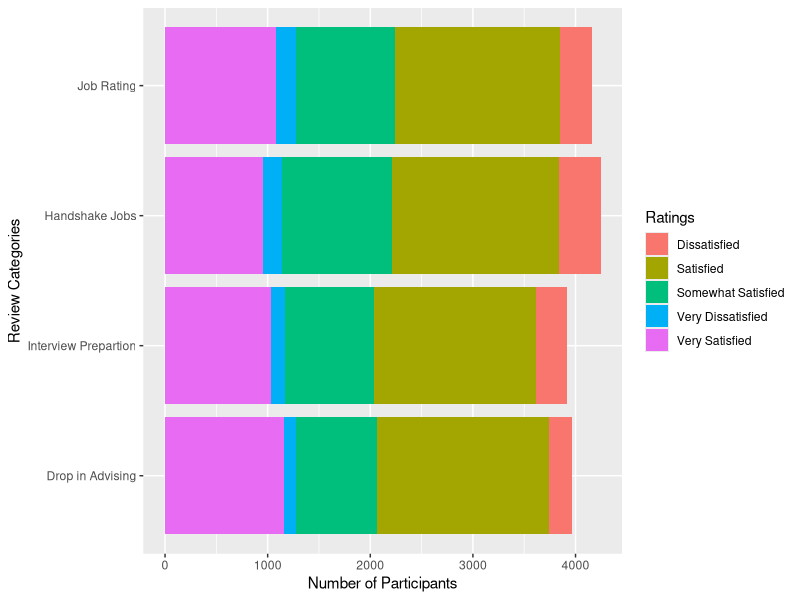
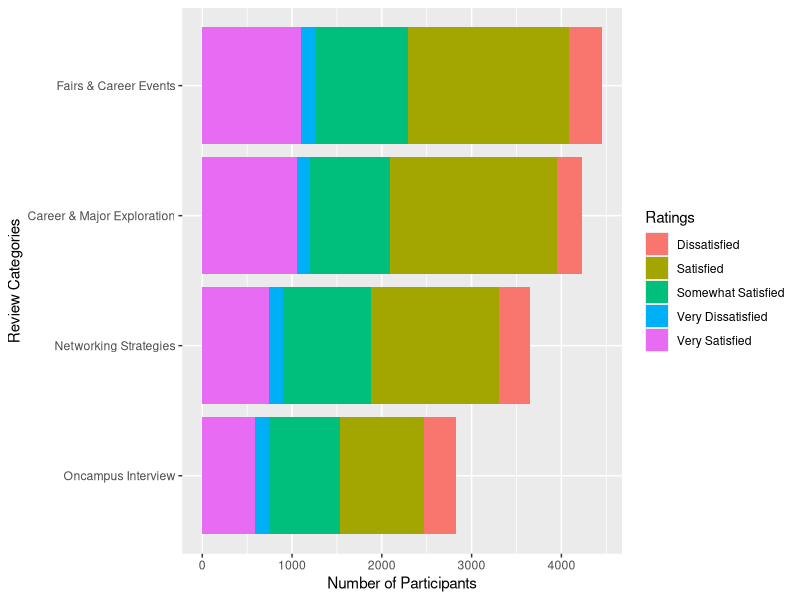
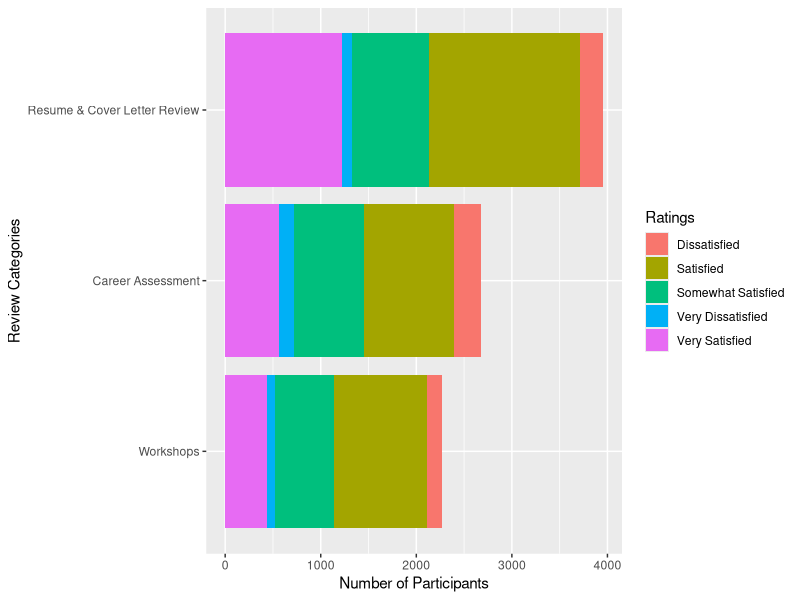

Generate these figures, in order, with R:
## ---- chunk 1
knitr::opts_chunk$set(echo = FALSE)
## ---- chunk 2
library(tidyverse)
library(dplyr)
test_alumni <- read_csv("data/alumni_data.csv")
grouped_CC_review<-test_alumni %>% 
  group_by(CC_job_Rating) %>% 
    filter(CC_job_Rating !="NA")%>% 
  summarise(n = n()) %>%
arrange(desc(n))

temp1<-test_alumni %>% 
  group_by(CC_Drop_in_Advising_CareerLab) %>% 
  summarise(n = n()) %>%
  filter(CC_Drop_in_Advising_CareerLab !="NA")%>% 
arrange(desc(n))
temp1<-temp1%>%rename(CC_job_Rating= CC_Drop_in_Advising_CareerLab) 
everything <-rbind(grouped_CC_review,temp1)

temp2<-test_alumni %>% 
  group_by(CC_Handshake_Jobs) %>% 
  filter(CC_Handshake_Jobs !="NA")%>% 
  summarise(n = n()) %>%
arrange(desc(n))
temp2<-temp2%>%rename(CC_job_Rating= CC_Handshake_Jobs) 
everything <-rbind(everything,temp2)

temp3<-test_alumni %>% 
  group_by(CC_Interview_Preparation) %>% 
  filter(CC_Interview_Preparation !="NA")%>% 
  summarise(n = n()) %>%
arrange(desc(n))
temp3<-temp3%>%rename(CC_job_Rating= CC_Interview_Preparation) 
everything <-rbind(everything,temp3)
everything<-everything%>%rename(Ratings= CC_job_Rating) 
everything$Question <- c('Job Rating'
                            ,'Job Rating'
                            ,'Job Rating'
                            ,'Job Rating'
                            ,'Job Rating'
                           
                            ,'Drop in Advising'
                            ,'Drop in Advising'
                            ,'Drop in Advising'
                            ,'Drop in Advising'
                            ,'Drop in Advising'
                           
                            
                            ,'Handshake Jobs'
                            ,'Handshake Jobs'
                            ,'Handshake Jobs'
                            ,'Handshake Jobs'
                            ,'Handshake Jobs'
                         
                            ,'Interview Prepartion'
                            ,'Interview Prepartion'
                            ,'Interview Prepartion'
                            ,'Interview Prepartion'
                            ,'Interview Prepartion'
                         
                            
                            
)
everything %>%
  ggplot(aes(x=forcats::fct_reorder(Question,n),y=n, fill=Ratings)) +
  geom_col() + 
  coord_flip() + 
  labs(x="Review Categories", y="Number of Participants")
## ---- chunk 3
library(tidyverse)
library(dplyr)
test_alumni <- read_csv("data/alumni_data.csv")
grouped_CC_review1<-test_alumni %>%  
  group_by(CC_Oncampus_Interview) %>% 
    filter(CC_Oncampus_Interview !="NA")%>% 
  summarise(n = n()) %>%
arrange(desc(n))

temp3<-test_alumni %>% 
  group_by(CC_Networking_Strategies) %>% 
  summarise(n = n()) %>%
  filter(CC_Networking_Strategies !="NA")%>% 
arrange(desc(n))
temp3<-temp3%>%rename(CC_Oncampus_Interview= CC_Networking_Strategies) 
everything2 <-rbind(grouped_CC_review1,temp3)

temp4<-test_alumni %>% 
  group_by(CC_Career_Major_Exploration) %>% 
  filter(CC_Career_Major_Exploration !="NA")%>% 
  summarise(n = n()) %>%
arrange(desc(n))
temp4<-temp4%>%rename(CC_Oncampus_Interview= CC_Career_Major_Exploration) 
everything2 <-rbind(everything2,temp4)

temp5<-test_alumni %>% 
  group_by(CC_Fairs_Career_Events) %>% 
  filter(CC_Fairs_Career_Events !="NA")%>% 
  summarise(n = n()) %>%
arrange(desc(n))
temp5<-temp5%>%rename(CC_Oncampus_Interview= CC_Fairs_Career_Events) 
everything2<-rbind(everything2,temp5)

everything2<-everything2%>%rename(Ratings= CC_Oncampus_Interview) 
everything2$Question <- c('Oncampus Interview'
                            ,'Oncampus Interview'
                            ,'Oncampus Interview'
                            ,'Oncampus Interview'
                            ,'Oncampus Interview'
                           
                            ,'Networking Strategies'
                            ,'Networking Strategies'
                            ,'Networking Strategies'
                            ,'Networking Strategies'
                            ,'Networking Strategies'
                           
                            
                            ,'Career & Major Exploration'
                            ,'Career & Major Exploration'
                            ,'Career & Major Exploration'
                            ,'Career & Major Exploration'
                            ,'Career & Major Exploration'
                         
                            ,'Fairs & Career Events'
                            ,'Fairs & Career Events'
                            ,'Fairs & Career Events'
                            ,'Fairs & Career Events'
                            ,'Fairs & Career Events'
                         
                            
                            
)
everything2 %>%
  ggplot(aes(x=forcats::fct_reorder(Question,n),y=n, fill=Ratings)) +
  geom_col() + 
  coord_flip() + 
  labs(x="Review Categories", y="Number of Participants")
## ---- chunk 4
library(tidyverse)
library(dplyr)
test_alumni <- read_csv("data/alumni_data.csv")
grouped_CC_review2<-test_alumni %>%  
  group_by(CC_Resume_Cover_Letter_Review) %>% 
    filter(CC_Resume_Cover_Letter_Review !="NA")%>% 
  summarise(n = n()) %>%
arrange(desc(n))

temp6<-test_alumni %>% 
  group_by(CC_Career_Assessments) %>% 
  summarise(n = n()) %>%
  filter(CC_Career_Assessments !="NA")%>% 
arrange(desc(n))
temp6<-temp6%>%rename(CC_Resume_Cover_Letter_Review= CC_Career_Assessments) 
everything3 <-rbind(grouped_CC_review2,temp6)

temp7<-test_alumni %>% 
  group_by(CC_Workshops) %>% 
  filter(CC_Workshops!="NA")%>% 
  summarise(n = n()) %>%
arrange(desc(n))
temp7<-temp7%>%rename(CC_Resume_Cover_Letter_Review= CC_Workshops) 
everything3<-rbind(everything3,temp7)

everything3<-everything3%>%rename(Ratings= CC_Resume_Cover_Letter_Review) 
everything3$Question <- c('Resume & Cover Letter Review'
                            ,'Resume & Cover Letter Review'
                            ,'Resume & Cover Letter Review'
                            ,'Resume & Cover Letter Review'
                            ,'Resume & Cover Letter Review'
                           
                            ,'Career Assessment'
                            ,'Career Assessment'
                            ,'Career Assessment'
                            ,'Career Assessment'
                            ,'Career Assessment'
                           
                            
                            ,'Workshops'
                            ,'Workshops'
                            ,'Workshops'
                            ,'Workshops'
                            ,'Workshops'
                            
                            
)
everything3 %>%
  ggplot(aes(x=forcats::fct_reorder(Question,n),y=n, fill=Ratings)) +
  geom_col() + 
  coord_flip() + 
  labs(x="Review Categories", y="Number of Participants")
